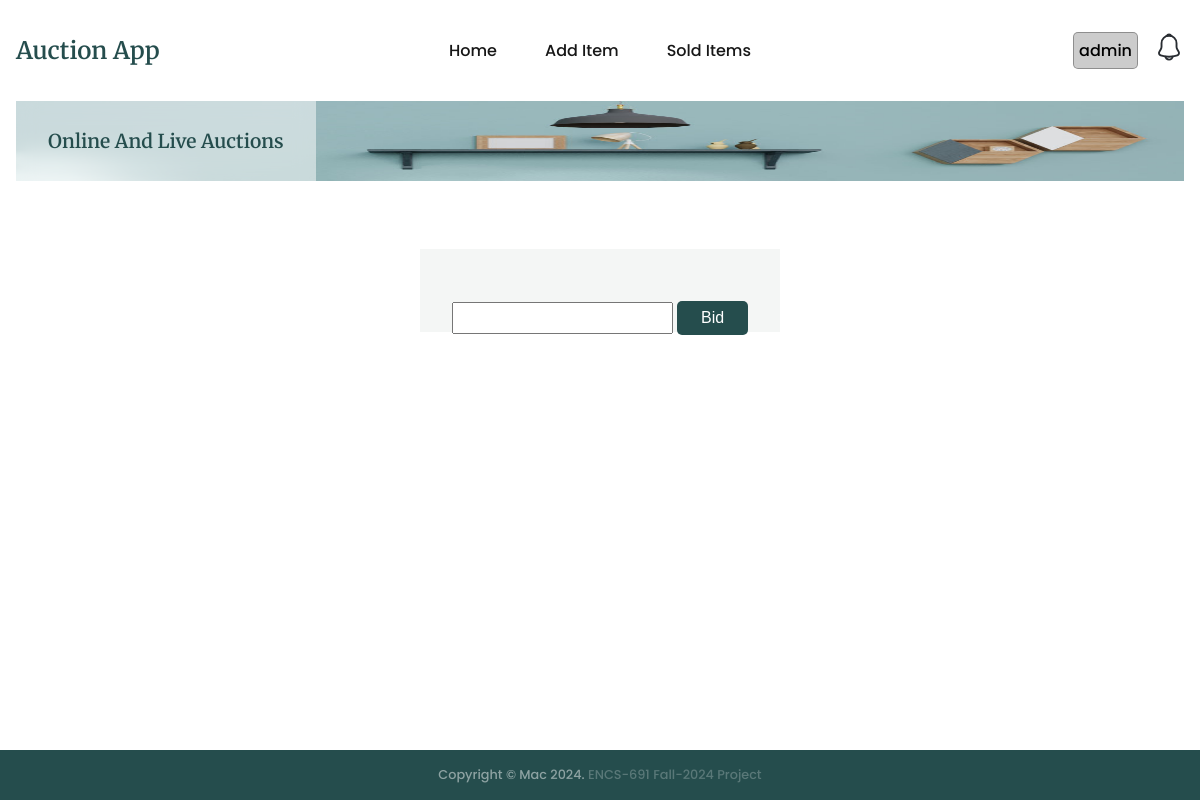
/auctions/lot/15/?page=index (signed in), run on an earlier commit of the app's database.
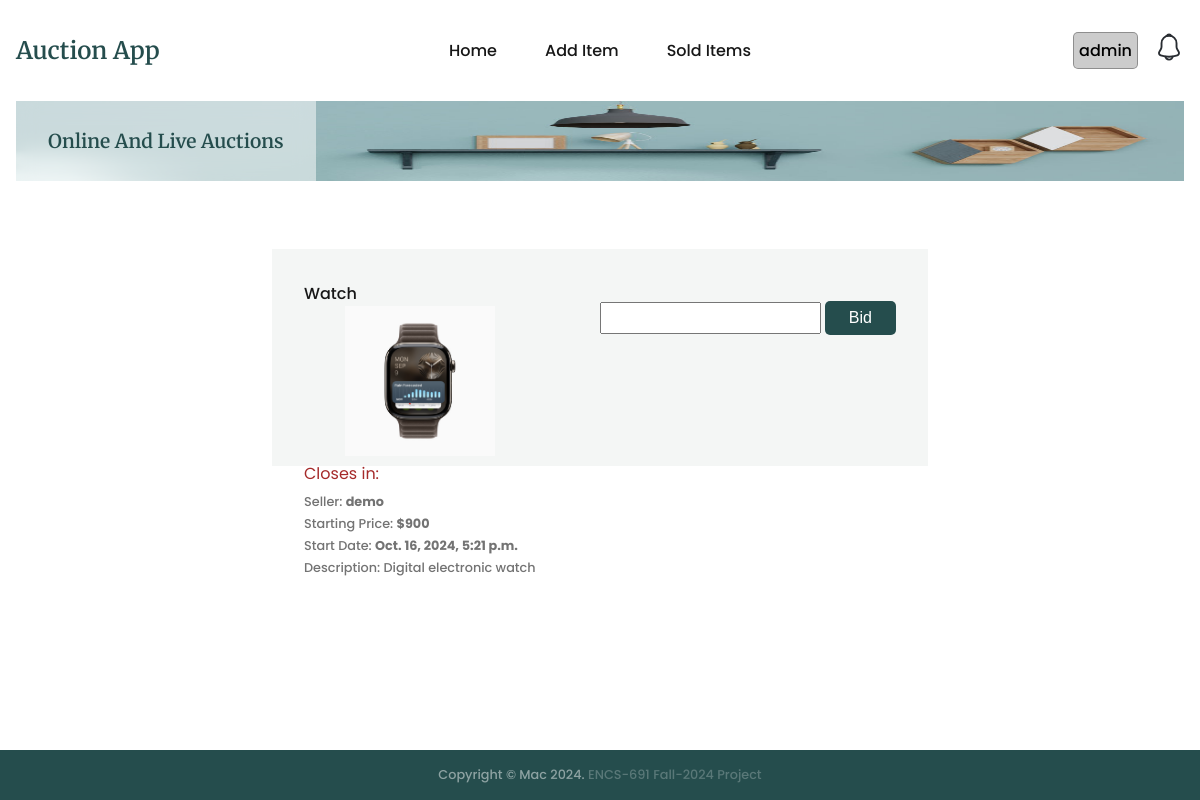
And on a later commit of the database.
### auctions/models.py (models this page shows, shortened)
class Item(models.Model):
    name = models.CharField(max_length=200)
    description = models.CharField(max_length=200)
    categoryid = models.CharField(max_length=200)
    subcategoryid = models.CharField(max_length=200, default='1')
    status = models.CharField(max_length=200)
    minimumbid = models.IntegerField()
    username = models.CharField(max_length=200)
    image = models.CharField(max_length=200)
    createdat = models.DateTimeField(default=timezone.now)

### auctions/views.py (the view)
# urls.py: path('lot/<int:id>/', views.bidItem, name='bidItem'),
@login_required
def bidItem(req, id):
    if req.method == 'GET':
      page = req.GET.get('page')
      triggers = {'index':'every 1s', 'soldItems':'load'}
      trigger = triggers[page]
      if not trigger:
          trigger = 'every 1s'
      bids = None
      auction = getAuctionByItemId(id)
      try:
          bids = Bid.objects.filter(auctionid=auction.id)
      except:
          logging.error(f'Item does not exist')
      item = getRecordByPk(Item, id)
      context = {'item': item, 'bids':bids, 'pageOptions':{'trigger':triggers[page]}}
      return render(req, 'auctions/bidItem.html', context=context)
    return addNewBid(req, id)

### auctions/utils.py (called while the page is built)
def getRecordByPk(model, id):
    try:
        record = model.objects.get(pk=id)
    except (KeyError, model.DoesNotExist):
        logging.error('getRecordByPk: model does not exist')
        return None
    else:
        return record

def getAuctionByItemId(id, field=''):
    try:
        auction = Auction.objects.get(itemid=id)
    except (KeyError, Auction.DoesNotExist):
        logging.error(f'Auction does not exist')
        return None
    else:
        if field:
            return getattr(auction, field)
        return auction

### templates/auctions/bidItem.html (shortened to what this page needs)
{% extends "base.html" %}
{% block content %}
<div class="biditem-container">
  <section class="section__container product__container" id="product">
    {% include "auctions/message.html" %}
    <div class="biditem-grid">
      {% if item %}
      <div class="product__card">
        <h4>{{item.name}}</h4>
        <img src="{{item.image}}" alt="{{item.name}}" />
        <div class="biditem-p" id="close-in">
          Closes in:
        </div>
        <p>Seller: <strong>{{item.username}}</strong></p>
        <p>Starting Price: <strong>${{item.minimumbid}}</strong></p>
        <p>Start Date: <strong>{{item.createdat}}</strong></p>
        <p>Description: {{item.description}}</p>
      </div>
      {% endif %}
      <div class="bid-info product__card" id="bid-info">
        {% if item.status != 'closed' %}
        <form class="bid-detail" hx-post="{% url 'auctions:bidItem' item.id %}" hx-target="#bid-response">
          <input class="input" name="amount" type="number">
          <button type="submit" class="btn">Bid</button>
          </form>
        {% endif %}
      </div>
    </div>
  </section>
</div>
{% endblock %}

### templates/base.html (shortened to what this page needs)
{% load static %}
<!DOCTYPE html>
<html lang="en">
<head>
  <link rel="stylesheet" href="{% static 'css/styles.css' %}" />
</head>
<body>
  <div id="main-container">
    <nav>
      <div class="nav__header">
        <div class="nav__logo">
          <a href="{% url 'auctions:index' %}" class="logo">Auction App</a>
        </div>
      </div>
      <ul class="nav__links" id="nav-links">
        <li><a href="{% url 'auctions:index' %}">Home</a></li>
        <li><a href="{% url 'auctions:addItem' %}">Add Item</a></li>
        <li><a href="{% url 'auctions:getSoldItems' %}">Sold Items</a></li>
      </ul>
      <div class="nav__notification" id="nav-notification">
        {% if user.is_authenticated %}
        <div class="user-container">
          <div id="systemuser">{{user.username}}</div>
        </div>
        <div class="notification-icon" hx-get="{% url 'auctions:notification' %}?type=list" hx-target="#modal-content">
        </div>
        {% else %}
        <a href="{% url 'users:login' %}">Login</a>
        {% endif %}
      </div>
    </nav>
    <header class="section__container header__container" id="home">
      <div class="header__image">
        <img src="{% static 'images/header.png' %}" alt="header" />
      </div>
      <div class="header__content">
        <div>
          <h1>Online And Live Auctions</h1>
        </div>
      </div>
    </header>
    {% block content %}{% endblock %}
  </div>
  <footer class="footer" id="contact">
    <div class="footer__bar">
      Copyright © Mac 2024. <span class="footer-span">ENCS-691 Fall-2024 Project</span>
    </div>
  </footer>
</body>
</html>

### templates/auctions/message.html (shortened to what this page needs)
<div style="width_: 100%; text-align: center; padding-bottom: 20px;">
</div>

### auctions/static/css/styles.css (style rules this page uses)
:root { --primary-color: #254d4d; --text-dark: #171717; --text-light: #737373; --extra-light: #f4f6f5; --white: #ffffff; --max-width: 1200px; --header-font: "Merriweather", serif; }
* { padding: 0; margin: 0; box-sizing: border-box; }
.section__container { max-width: var(--max-width); margin: auto; padding: 3rem 1rem; }
.logo { font-size: 1.5rem; font-weight: 600; font-family: var(--header-font); }
img { display: flex; width: 100%; height: 150px; }
a { text-decoration: none; transition: 0.3s; }
ul { list-style: none; }
html, body { scroll-behavior: smooth; }
body { font-family: "Poppins", sans-serif; }
nav { position: fixed; isolation: isolate; width: 100%; max-width: var(--max-width); margin-inline: auto; z-index: 9; }
.nav__header { padding: 1rem; width: 100%; display: flex; align-items: center; justify-content: space-between; background-color: var(--primary-color); }
.nav__logo .logo { color: var(--white); }
.nav__links { position: absolute; top: 65px; left: 0; width: 100%; padding: 2rem; display: flex; align-items: center; justify-content: center; flex-direction: column; gap: 2rem; background-color: var(--primary-color); transition: 0.5s; z-index: -1; transform: translateY(-100%); }
.nav__links a { font-weight: 500; color: var(--white); }
.nav__notification { position: relative; flex: 1; display: flex; align-items: center; justify-content: flex-end; gap: 1rem; }
.header__container { display: grid; overflow: hidden; height: 80px; }
.header__image { grid-area: 1/1/2/2; }
.header__image img { max-width: var(--max-width); margin-left: auto; height: 80px; }
.header__content { grid-area: 1/1/2/2; display: flex; align-items: center; height: 80px; }
.header__content>div { padding: 1.8rem 2rem; background-color: rgba(255, 255, 255, 0.5); backdrop-filter: blur(10px); }
.header__content h1 { font-size: 1.2rem; font-weight: 600; font-family: var(--header-font); color: var(--primary-color); }
.product__card { position: relative; isolation: isolate; padding: 2rem; }
.product__card::before { position: absolute; content: ""; top: 0; left: 0; width: 100%; height: 60%; background-color: var(--extra-light); z-index: -1; transition: 0.3s; }
.product__card h4 { font-size: 1rem; font-weight: 500; color: var(--text-dark); }
.product__card p { padding: 2px 0; font-size: 0.8rem; font-weight: 500; color: var(--text-light); }
.product__card img { max-width: 150px; margin-inline: auto; }
.footer { background-color: var(--primary-color); position: fixed; left: 0; right: 0; bottom: 0; width: 100%; text-align: center; }
.footer__bar { padding: 1rem; font-size: 0.8rem; color: rgba(255, 255, 255, 0.6); opacity: 0.8; font-weight: 500; text-align: center; }
.footer .footer-span { color: rgba(255, 255, 255, 0.3); }
@media (width > 768px) { nav { position: static; padding: 2rem 1rem; display: flex; align-items: center; justify-content: space-between; gap: 2rem; } }
@media (width > 768px) { .nav__header { flex: 1; padding: 0; background-color: transparent; } }
@media (width > 768px) { .nav__logo .logo { color: var(--primary-color); } }
@media (width > 768px) { .nav__links { position: static; padding: 0; width: fit-content; flex-direction: row; gap: 3rem; background-color: transparent; transform: none; } }
@media (width > 768px) { .nav__links a { color: var(--text-dark); } }
@media (width > 768px) { .header__container { padding-top: 0; } }
.biditem-container { width: 100%; }
.biditem-grid { display: flex; justify-content: center; }
.biditem-p { color: brown; padding: 5px 0; }
.bid-detail { margin:20px 0 }
.btn { width: fit-content; padding: 0.5rem 1.5rem; outline: none; border: none; font-size: 1rem; color: var(--white); white-space: nowrap; background-color: var(--primary-color); border-radius: 5px; transition: 0.3s; cursor: pointer; }
.input { font-size: 1rem; color: var(--text-dark); padding: 5px; }
.user-container { position: relative; display: inline-block; }
#systemuser { font-weight: 500; background-color: rgba(0, 0, 0, 0.2); border: 1px solid rgba(0, 0, 0, 0.3); border-radius: 5px; padding: 5px; cursor: pointer; }
.logout-user, .notification-icon, .deregister-user { cursor: pointer; }
::placeholder { text-transform: none; }
a { text-decoration: none; }

What changed in the data, as far as the page shows it:
added Item: name "Watch", image (picture), username "demo", minimumbid "900", createdat "Oct. 16, 2024, 5:21 p.m.", description "Digital electronic watch"
Also different on the page:
text now shown: "Closes in: Seller: Starting Price: $ Start Date: Description:"
